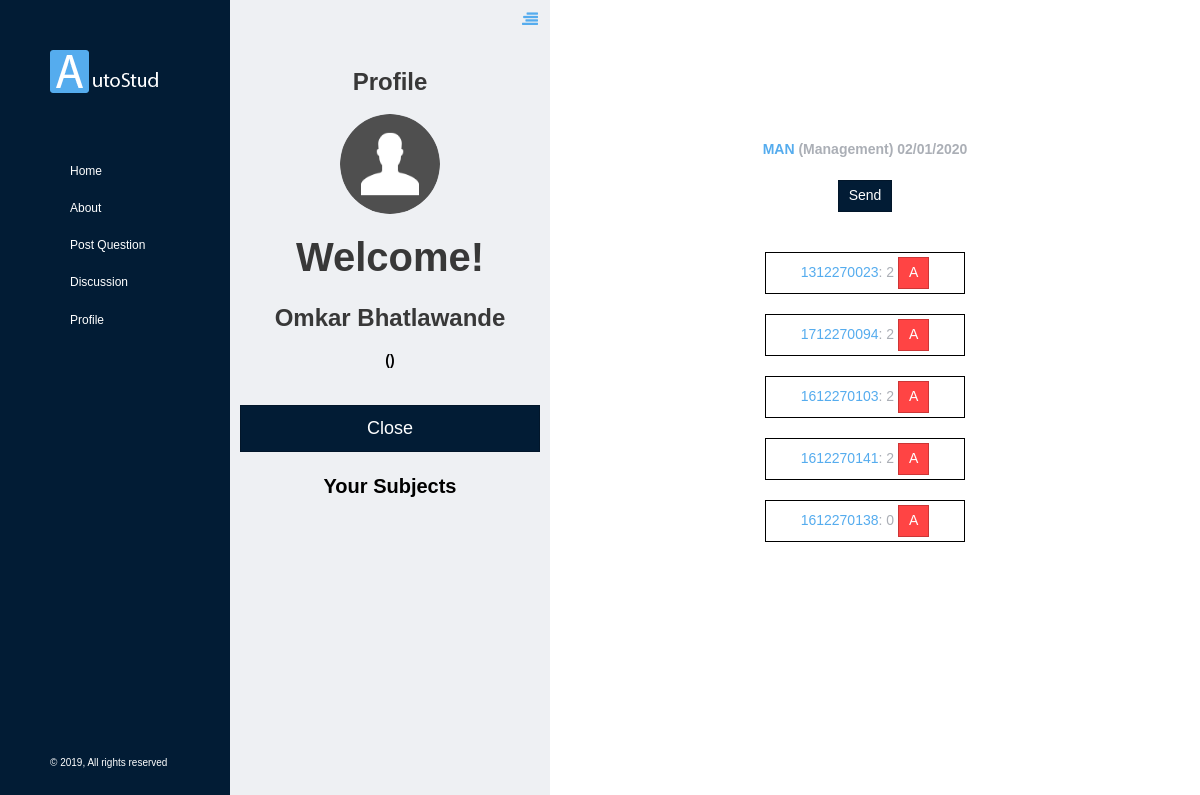
The page /login/teacher/man.php (signed in) on the database its author committed.
### tables this page shows
CREATE TABLE `user_login` (
  `id` int(11) NOT NULL,
  `user_first` varchar(256) NOT NULL,
  `user_last` varchar(256) NOT NULL,
  `user_email` varchar(256) NOT NULL,
  `user_uid` varchar(256) NOT NULL,
  `enroll` varchar(256) DEFAULT NULL,
  `user_pwd` varchar(256) NOT NULL
);

CREATE TABLE `attendance_record` (
  `id` int(11) NOT NULL,
  `enroll` varchar(256) NOT NULL,
  `AJP` int(11) NOT NULL DEFAULT '0',
  `MAN` int(11) NOT NULL DEFAULT '0',
  `STE` int(11) NOT NULL DEFAULT '0',
  `ESY` int(11) NOT NULL DEFAULT '0'
);

### login/teacher/man.php (the view, shortened to what this page needs)
<?php
include '../../includes/dbh.inc.php';
$sql1 = "SELECT * FROM user_login";
$result1 = $conn->query($sql1);
?>
<!doctype html>
<html lang="">
<head>
    <link href="../../assets/css/style.css" rel="stylesheet" type="text/css">
    <link href="../../assets/css/custom.css" rel="stylesheet" type="text/css">
</head>
<body class="quickSectionActive skipAutoCollapse">
<div class="bodyWrap">
    <header class="doc-header">
        <div class="logoWrap">
            <a href="../../home/index.php"><img src="../../assets/img/basic/logo.png" alt="/" width="109" height="43"></a>
        </div>
        <ul class="main-nav">
            <li><a href="../../home">Home</a></li>
            <li><a href="../../about">About</a></li>
            <li><a href="../../post_question">Post Question</a></li>
            <li><a href="../../discussion">Discussion</a></li>
            <li><a href=".."><?php
                    if (!isset($_SESSION['u_uid'])) {
                        echo 'Sign in / Sign up';
                    } else {
                        echo 'Profile';
                    }
                    ?></a></li>
        </ul>
        <span class="copyRights">&copy; 2019, All rights reserved</span>
    </header>
    <div class="optionsPanel">
        <button class="toggleOptionPanel"><i class="fa fa-align-right"></i></button>
        <div class="inner">
            <h1 style="text-align: center;"><b>Profile</b></h1>
            <img src="../../assets/img/avatar.png" class="avatar aligncenter" alt="avatar">
            <h1 style="font-size: 40px;" class="aligncenter"><b>Welcome!</b></h1><h1 class="aligncenter">
                <b><?php echo $_SESSION['u_first']; ?> <?php echo $_SESSION['u_last']; ?></b>
            </h1>
            <p style="color: #000000; " class="aligncenter"><b>(<?php echo $_SESSION['id']; ?>)</b></p><br>
            <a href="./"><button class="btn-block btn">Close</button></a>
            <p style="color: #000000;font-size: 20px;" class="aligncenter"><b>Your Subjects</b></p>
        </div>
    </div>
    <main class="contentArea">
        <div class="contentAreaInner clearfix no-pad-left no-pad-right">
            <header class="page-header text-center extra-top-pad pad-long">
                <strong><span class="sub">MAN</span> (Management) <?php echo date("d/m/Y"); ?></strong><br><br>
                <div class="aligncenter">
                    <?php
                    echo '<button id="submit" class="btn btn-success">Send</button><br><br>';
                    ?>
                    <ul>
                <?php
                while ($row1 = $result1->fetch_assoc()) {
                    $sql2 = "SELECT * FROM attendance_record WHERE enroll='".$row1['enroll']."'";
                    $result2 = $conn->query($sql2);
                    $row2 = $result2->fetch_assoc();
                    echo '<div class="student-record aligncenter">
                              <span class="roll"><a href=""><li>'.$row1['enroll'].'</li></a></span>:
                              <span class="present"><li>'.$row2['MAN'].'</li></span>
                              <button style="background-color: #ff4444;" class="marker btn attend">A</button>
                            </div><br>';
                }
                ?>
                    </ul>
                </div>
            </header>
        </div>
    </main>
</div>
</body>
</html>

### rows shown on the page
user_login: enroll "1312270023", attendance_record.MAN "2"
user_login: enroll "1712270094", attendance_record.MAN "2"
user_login: enroll "1612270103", attendance_record.MAN "2"
user_login: enroll "1612270141", attendance_record.MAN "2"
user_login: enroll "1612270138", attendance_record.MAN "0"

### other values the page prints
$_SESSION['u_first'] "Omkar"
$_SESSION['u_last'] "Bhatlawande"
